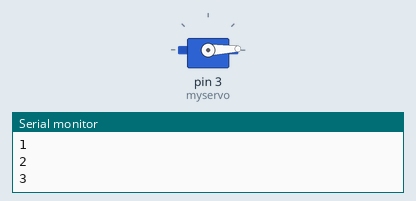
Recording of a sketch running on a simulated Arduino Uno, built with avr-gcc and run on an emulated ATmega328P. On the bench: servo, the last lines printed to the serial monitor.

Above: at 0.75 s.
At 1.7 s:
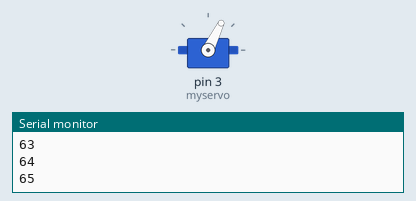
At 2.65 s:
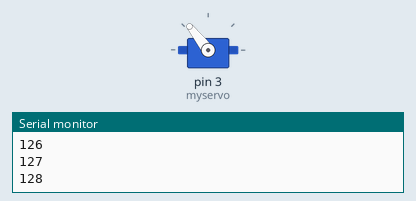
At 5.8 s:
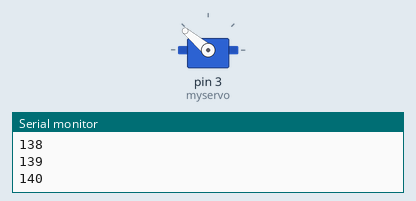
Timing chart, 0 to 7.4 s (numbered marks = the images above):
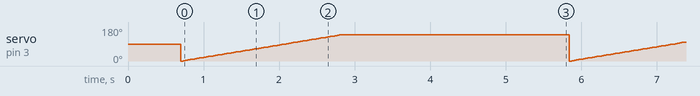

The sketch:

servo.ino
```cpp
#include  <Servo.h>
Servo myservo;         // create servo object to control a servo
int val;
int potpin = 3;        // Pin to potentiometer
void setup()
{
  Serial.begin(9600);
  delay(400);
  myservo.attach(3);  // attaches the servo on pin 9 to the servo control pin (orange)
  delay(300);
}

void loop()
{
   for (int i=0; i<=140; i++) {
     //val = analogRead(potpin);         // define analog read pin
     //val = map(val, 0, 1023, 0, 140);  // scaling input to 0 - 180 degree
     val =i;
     Serial.println(val);
     myservo.write(val);               // position of servo arm
     delay(15);                        // adjust for selecting movement speed
   }
   delay(3000);
}
```
